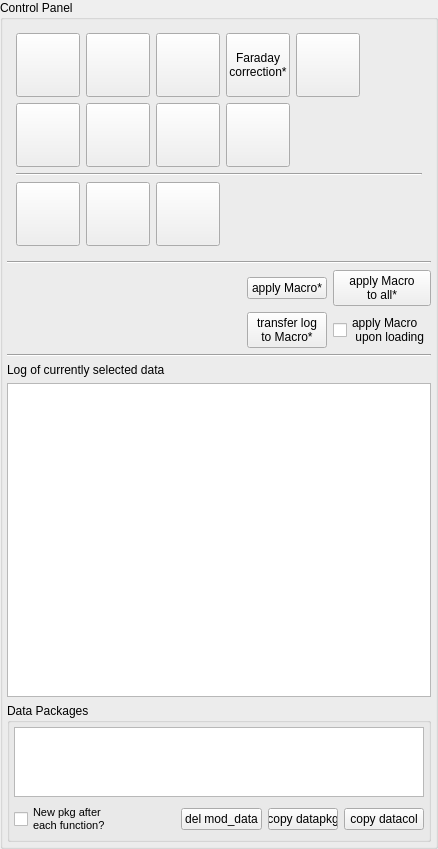
             <widget class="QGroupBox" name="hys_control_panel">
              <property name="sizePolicy">
               <sizepolicy hsizetype="Preferred" vsizetype="Preferred">
                <horstretch>4</horstretch>
                <verstretch>6</verstretch>
               </sizepolicy>
              </property>
              <property name="title">
               <string>Control Panel</string>
              </property>
              <layout class="QGridLayout" name="gridLayout_4">
               <property name="leftMargin">
                <number>4</number>
               </property>
               <property name="topMargin">
                <number>4</number>
               </property>
               <property name="rightMargin">
                <number>4</number>
               </property>
               <property name="bottomMargin">
                <number>4</number>
               </property>
               <item row="5" column="5">
                <widget class="QPushButton" name="pushButton_3">
                 <property name="text">
                  <string>apply Macro
to all*</string>
                 </property>
                </widget>
               </item>
               <item row="6" column="4">
                <widget class="QPushButton" name="pushButton">
                 <property name="text">
                  <string>transfer log
to Macro*</string>
                 </property>
                </widget>
               </item>
               <item row="6" column="5">
                <widget class="QCheckBox" name="checkBox">
                 <property name="text">
                  <string>apply Macro
 upon loading</string>
                 </property>
                </widget>
               </item>
               <item row="5" column="4">
                <widget class="QPushButton" name="pushButton_2">
                 <property name="text">
                  <string>apply Macro*</string>
                 </property>
                </widget>
               </item>
               <item row="0" column="1" colspan="5">
                <widget class="QWidget" name="hys_button_grid" native="true">
                 <layout class="QGridLayout" name="gridLayout_33">
                  <item row="0" column="0">
                   <widget class="InfoSettingsButton" name="btn_hys_del_outliers">
                    <property name="sizePolicy">
                     <sizepolicy hsizetype="Fixed" vsizetype="Fixed">
                      <horstretch>64</horstretch>
                      <verstretch>64</verstretch>
                     </sizepolicy>
                    </property>
                    <property name="minimumSize">
                     <size>
                      <width>64</width>
                      <height>64</height>
                     </size>
                    </property>
                    <property name="toolTip">
                     <string>Automatized deletion of outliers (del_outliers, not yet)</string>
                    </property>
                    <property name="text">
                     <string/>
                    </property>
                    <property name="icon">
                     <iconset resource="Icons/resources.qrc">
                      <normaloff>:/icons/icon_hys_del_outliers.png</normaloff>:/icons/icon_hys_del_outliers.png</iconset>
                    </property>
                    <property name="iconSize">
                     <size>
                      <width>64</width>
                      <height>64</height>
                     </size>
                    </property>
                   </widget>
                  </item>
                  <item row="0" column="3">
                   <widget class="InfoSettingsButton" name="btn_hys_faraday">
                    <property name="sizePolicy">
                     <sizepolicy hsizetype="Fixed" vsizetype="Fixed">
                      <horstretch>64</horstretch>
                      <verstretch>64</verstretch>
                     </sizepolicy>
                    </property>
                    <property name="minimumSize">
                     <size>
                      <width>64</width>
                      <height>64</height>
                     </size>
                    </property>
                    <property name="toolTip">
                     <string>Polynomially straightened saturation (poly_bkg_subtr)</string>
                    </property>
                    <property name="text">
                     <string>Faraday 
correction*</string>
                    </property>
                    <property name="iconSize">
                     <size>
                      <width>60</width>
                      <height>60</height>
                     </size>
                    </property>
                   </widget>
                  </item>
                  <item row="0" column="4">
                   <widget class="InfoSettingsButton" name="btn_hys_norm">
                    <property name="sizePolicy">
                     <sizepolicy hsizetype="Fixed" vsizetype="Fixed">
                      <horstretch>64</horstretch>
                      <verstretch>64</verstretch>
                     </sizepolicy>
                    </property>
                    <property name="minimumSize">
                     <size>
                      <width>64</width>
                      <height>64</height>
                     </size>
                    </property>
                    <property name="toolTip">
                     <string>Hysteresis normalization (hys_norm)</string>
                    </property>
                    <property name="text">
                     <string/>
                    </property>
                    <property name="icon">
                     <iconset resource="Icons/resources.qrc">
                      <normaloff>:/icons/icon_hys_norm.png</normaloff>:/icons/icon_hys_norm.png</iconset>
                    </property>
                    <property name="iconSize">
                     <size>
                      <width>64</width>
                      <height>64</height>
                     </size>
                    </property>
                   </widget>
                  </item>
                  <item row="0" column="1">
                   <widget class="InfoSettingsButton" name="btn_hys_rmv_opening">
                    <property name="sizePolicy">
                     <sizepolicy hsizetype="Fixed" vsizetype="Fixed">
                      <horstretch>64</horstretch>
                      <verstretch>64</verstretch>
                     </sizepolicy>
                    </property>
                    <property name="minimumSize">
                     <size>
                      <width>64</width>
                      <height>64</height>
                     </size>
                    </property>
                    <property name="toolTip">
                     <string>Removal of opening (rmv_opening)</string>
                    </property>
                    <property name="text">
                     <string/>
                    </property>
                    <property name="icon">
                     <iconset resource="Icons/resources.qrc">
                      <normaloff>:/icons/icon_hys_rmv_opening.png</normaloff>:/icons/icon_hys_rmv_opening.png</iconset>
                    </property>
                    <property name="iconSize">
                     <size>
                      <width>64</width>
                      <height>64</height>
                     </size>
                    </property>
                   </widget>
                  </item>
                  <item row="0" column="2">
                   <widget class="InfoSettingsButton" name="btn_hys_slope">
                    <property name="sizePolicy">
                     <sizepolicy hsizetype="Fixed" vsizetype="Fixed">
                      <horstretch>64</horstretch>
                      <verstretch>64</verstretch>
                     </sizepolicy>
                    </property>
                    <property name="minimumSize">
                     <size>
                      <width>64</width>
                      <height>64</height>
                     </size>
                    </property>
                    <property name="toolTip">
                     <string>Slope correction (slope_correction)</string>
                    </property>
                    <property name="text">
                     <string/>
                    </property>
                    <property name="icon">
                     <iconset resource="Icons/resources.qrc">
                      <normaloff>:/icons/icon_hys_slope_corr.png</normaloff>:/icons/icon_hys_slope_corr.png</iconset>
                    </property>
                    <property name="iconSize">
                     <size>
                      <width>64</width>
                      <height>64</height>
                     </size>
                    </property>
                   </widget>
                  </item>
                  <item row="1" column="3">
                   <widget class="InfoSettingsButton" name="btn_hys_integrate">
                    <property name="sizePolicy">
                     <sizepolicy hsizetype="Fixed" vsizetype="Fixed">
                      <horstretch>64</horstretch>
                      <verstretch>64</verstretch>
                     </sizepolicy>
                    </property>
                    <property name="minimumSize">
                     <size>
                      <width>64</width>
                      <height>64</height>
                     </size>
                    </property>
                    <property name="toolTip">
                     <string>Numerical integration of area in the Hysteresis (num_integrate)</string>
                    </property>
                    <property name="text">
                     <string/>
                    </property>
                    <property name="icon">
                     <iconset resource="Icons/resources.qrc">
                      <normaloff>:/icons/icon_hys_num_integral.png</normaloff>:/icons/icon_hys_num_integral.png</iconset>
                    </property>
                    <property name="iconSize">
                     <size>
                      <width>64</width>
                      <height>64</height>
                     </size>
                    </property>
                   </widget>
                  </item>
                  <item row="3" column="1">
                   <widget class="InfoSettingsButton" name="btn_hys_arctan_fit">
                    <property name="sizePolicy">
                     <sizepolicy hsizetype="Fixed" vsizetype="Fixed">
                      <horstretch>64</horstretch>
                      <verstretch>64</verstretch>
                     </sizepolicy>
                    </property>
                    <property name="minimumSize">
                     <size>
                      <width>64</width>
                      <height>64</height>
                     </size>
                    </property>
                    <property name="toolTip">
                     <string>Fit of hysteresis with an arctan (arctan_fit)</string>
                    </property>
                    <property name="text">
                     <string/>
                    </property>
                    <property name="icon">
                     <iconset resource="Icons/resources.qrc">
                      <normaloff>:/icons/icon_hys_ArctanEval.png</normaloff>:/icons/icon_hys_ArctanEval.png</iconset>
                    </property>
                    <property name="iconSize">
                     <size>
                      <width>64</width>
                      <height>64</height>
                     </size>
                    </property>
                   </widget>
                  </item>
                  <item row="3" column="2">
                   <widget class="InfoSettingsButton" name="btn_hys_darctan_fit">
                    <property name="sizePolicy">
                     <sizepolicy hsizetype="Fixed" vsizetype="Fixed">
                      <horstretch>64</horstretch>
                      <verstretch>64</verstretch>
                     </sizepolicy>
                    </property>
                    <property name="minimumSize">
                     <size>
                      <width>64</width>
                      <height>64</height>
                     </size>
                    </property>
                    <property name="toolTip">
                     <string>Fit of hysteresis with two arctan (darctan_fit)</string>
                    </property>
                    <property name="text">
                     <string/>
                    </property>
                    <property name="icon">
                     <iconset resource="Icons/resources.qrc">
                      <normaloff>:/icons/icon_hys_DoubleArctanEval.png</normaloff>:/icons/icon_hys_DoubleArctanEval.png</iconset>
                    </property>
                    <property name="iconSize">
                     <size>
                      <width>64</width>
                      <height>64</height>
                     </size>
                    </property>
                   </widget>
                  </item>
                  <item row="1" column="2">
                   <widget class="InfoSettingsButton" name="btn_hys_num_deriv">
                    <property name="sizePolicy">
                     <sizepolicy hsizetype="Fixed" vsizetype="Fixed">
                      <horstretch>64</horstretch>
                      <verstretch>64</verstretch>
                     </sizepolicy>
                    </property>
                    <property name="minimumSize">
                     <size>
                      <width>64</width>
                      <height>64</height>
                     </size>
                    </property>
                    <property name="toolTip">
                     <string>Numerical derivative of choosen data (num_derivative)</string>
                    </property>
                    <property name="text">
                     <string/>
                    </property>
                    <property name="icon">
                     <iconset resource="Icons/resources.qrc">
                      <normaloff>:/icons/icon_hys_num_derivative.png</normaloff>:/icons/icon_hys_num_derivative.png</iconset>
                    </property>
                    <property name="iconSize">
                     <size>
                      <width>64</width>
                      <height>64</height>
                     </size>
                    </property>
                   </widget>
                  </item>
                  <item row="3" column="0">
                   <widget class="InfoSettingsButton" name="btn_hys_lin_fit">
                    <property name="sizePolicy">
                     <sizepolicy hsizetype="Fixed" vsizetype="Fixed">
                      <horstretch>64</horstretch>
                      <verstretch>64</verstretch>
                     </sizepolicy>
                    </property>
                    <property name="minimumSize">
                     <size>
                      <width>64</width>
                      <height>64</height>
                     </size>
                    </property>
                    <property name="toolTip">
                     <string>Linear interpolation of important quantities (lin_fit)</string>
                    </property>
                    <property name="text">
                     <string/>
                    </property>
                    <property name="icon">
                     <iconset resource="Icons/resources.qrc">
                      <normaloff>:/icons/icon_hys_LinEval.png</normaloff>:/icons/icon_hys_LinEval.png</iconset>
                    </property>
                    <property name="iconSize">
                     <size>
                      <width>64</width>
                      <height>64</height>
                     </size>
                    </property>
                   </widget>
                  </item>
                  <item row="0" column="5" rowspan="2">
                   <spacer name="horizontalSpacer_7">
                    <property name="orientation">
                     <enum>Qt::Horizontal</enum>
                    </property>
                    <property name="sizeHint" stdset="0">
                     <size>
                      <width>40</width>
                      <height>20</height>
                     </size>
                    </property>
                   </spacer>
                  </item>
                  <item row="2" column="0" colspan="6">
                   <widget class="Line" name="line">
                    <property name="styleSheet">
                     <string notr="true"/>
                    </property>
                    <property name="lineWidth">
                     <number>1</number>
                    </property>
                    <property name="orientation">
                     <enum>Qt::Horizontal</enum>
                    </property>
                   </widget>
                  </item>
                  <item row="3" column="5">
                   <spacer name="horizontalSpacer_8">
                    <property name="orientation">
                     <enum>Qt::Horizontal</enum>
                    </property>
                    <property name="sizeHint" stdset="0">
                     <size>
                      <width>40</width>
                      <height>20</height>
                     </size>
                    </property>
                   </spacer>
                  </item>
                  <item row="1" column="0">
                   <widget class="InfoSettingsButton" name="btn_hys_center_signal">
                    <property name="sizePolicy">
                     <sizepolicy hsizetype="Fixed" vsizetype="Fixed">
                      <horstretch>64</horstretch>
                      <verstretch>64</verstretch>
                     </sizepolicy>
                    </property>
                    <property name="minimumSize">
                     <size>
                      <width>64</width>
                      <height>64</height>
                     </size>
                    </property>
                    <property name="toolTip">
                     <string>Center the signal as compensation of the VSM manipulation (hys_center). Otherwise normalization with preserving the Magnetization.</string>
                    </property>
                    <property name="text">
                     <string/>
                    </property>
                    <property name="icon">
                     <iconset resource="Icons/resources.qrc">
                      <normaloff>:/icons/icon_hys_center.png</normaloff>:/icons/icon_hys_center.png</iconset>
                    </property>
                    <property name="iconSize">
                     <size>
                      <width>64</width>
                      <height>64</height>
                     </size>
                    </property>
                   </widget>
                  </item>
                  <item row="1" column="1">
                   <widget class="InfoSettingsButton" name="btn_hys_smooth">
                    <property name="sizePolicy">
                     <sizepolicy hsizetype="Fixed" vsizetype="Fixed">
                      <horstretch>64</horstretch>
                      <verstretch>64</verstretch>
                     </sizepolicy>
                    </property>
                    <property name="minimumSize">
                     <size>
                      <width>64</width>
                      <height>64</height>
                     </size>
                    </property>
                    <property name="toolTip">
                     <string>Smoothing of data with a Savitzky-Golay filter (smoothing1d)</string>
                    </property>
                    <property name="text">
                     <string/>
                    </property>
                    <property name="icon">
                     <iconset resource="Icons/resources.qrc">
                      <normaloff>:/icons/icon_hys_noise_reduction.png</normaloff>:/icons/icon_hys_noise_reduction.png</iconset>
                    </property>
                    <property name="iconSize">
                     <size>
                      <width>64</width>
                      <height>64</height>
                     </size>
                    </property>
                   </widget>
                  </item>
                 </layout>
                </widget>
               </item>
               <item row="11" column="1" colspan="3">
                <widget class="QLabel" name="hys_label_loglist">
                 <property name="text">
                  <string>Log of currently selected data</string>
                 </property>
                </widget>
               </item>
               <item row="5" column="1" rowspan="2" colspan="3">
                <widget class="MacroStackedWidgetContainer" name="hys_macro_widget" native="true">
                 <property name="sizePolicy">
                  <sizepolicy hsizetype="Preferred" vsizetype="Preferred">
                   <horstretch>1</horstretch>
                   <verstretch>8</verstretch>
                  </sizepolicy>
                 </property>
                </widget>
               </item>
               <item row="3" column="1" colspan="5">
                <widget class="Line" name="line_3">
                 <property name="orientation">
                  <enum>Qt::Horizontal</enum>
                 </property>
                </widget>
               </item>
               <item row="10" column="1" colspan="5">
                <widget class="Line" name="line_2">
                 <property name="orientation">
                  <enum>Qt::Horizontal</enum>
                 </property>
                </widget>
               </item>
               <item row="13" column="1" colspan="5">
                <widget class="QListWidget" name="hys_loglist">
                 <property name="sizePolicy">
                  <sizepolicy hsizetype="Expanding" vsizetype="Expanding">
                   <horstretch>10</horstretch>
                   <verstretch>10</verstretch>
                  </sizepolicy>
                 </property>
                 <property name="styleSheet">
                  <string notr="true">QHeaderView::section {
        background-color: rgb(45, 55, 65);
}</string>
                 </property>
                 <property name="selectionBehavior">
                  <enum>QAbstractItemView::SelectColumns</enum>
                 </property>
                </widget>
               </item>
               <item row="14" column="1" colspan="5">
                <widget class="QGroupBox" name="hys_data_packages">
                 <property name="sizePolicy">
                  <sizepolicy hsizetype="Preferred" vsizetype="Preferred">
                   <horstretch>4</horstretch>
                   <verstretch>1</verstretch>
                  </sizepolicy>
                 </property>
                 <property name="title">
                  <string>Data Packages</string>
                 </property>
                 <layout class="QGridLayout" name="gridLayout_9">
                  <property name="leftMargin">
                   <number>4</number>
                  </property>
                  <property name="topMargin">
                   <number>4</number>
                  </property>
                  <property name="rightMargin">
                   <number>4</number>
                  </property>
                  <property name="bottomMargin">
                   <number>4</number>
                  </property>
                  <item row="1" column="0">
                   <widget class="QCheckBox" name="hys_new_data_flag">
                    <property name="font">
                     <font>
                      <pointsize>8</pointsize>
                     </font>
                    </property>
                    <property name="toolTip">
                     <string>Let every function create its own, new data package</string>
                    </property>
                    <property name="text">
                     <string>New pkg after 
each function?</string>
                    </property>
                   </widget>
                  </item>
                  <item row="0" column="0" colspan="5">
                   <widget class="ExportTableWidget" name="hys_table_datapkg">
                    <property name="sizePolicy">
                     <sizepolicy hsizetype="Expanding" vsizetype="Expanding">
                      <horstretch>5</horstretch>
                      <verstretch>0</verstretch>
                     </sizepolicy>
                    </property>
                    <property name="styleSheet">
                     <string notr="true">QHeaderView::section {
        background-color: rgb(45, 55, 65);
}</string>
                    </property>
                    <property name="selectionBehavior">
                     <enum>QAbstractItemView::SelectColumns</enum>
                    </property>
                   </widget>
                  </item>
                  <item row="1" column="4">
                   <widget class="QPushButton" name="hys_copy_datacol">
                    <property name="toolTip">
                     <string>copies the selected column(s) within the selected data package</string>
                    </property>
                    <property name="text">
                     <string>copy datacol</string>
                    </property>
                   </widget>
                  </item>
                  <item row="1" column="2">
                   <widget class="QPushButton" name="hys_del_mod_data">
                    <property name="sizePolicy">
                     <sizepolicy hsizetype="Minimum" vsizetype="Fixed">
                      <horstretch>0</horstretch>
                      <verstretch>1</verstretch>
                     </sizepolicy>
                    </property>
                    <property name="toolTip">
                     <string>Delete the choosen data package including log and results. Not possible for raw data</string>
                    </property>
                    <property name="text">
                     <string>del mod_data</string>
                    </property>
                   </widget>
                  </item>
                  <item row="1" column="3">
                   <widget class="QPushButton" name="hys_copy_datapkg">
                    <property name="sizePolicy">
                     <sizepolicy hsizetype="Fixed" vsizetype="Fixed">
                      <horstretch>0</horstretch>
                      <verstretch>0</verstretch>
                     </sizepolicy>
                    </property>
                    <property name="minimumSize">
                     <size>
                      <width>70</width>
                      <height>0</height>
                     </size>
                    </property>
                    <property name="toolTip">
                     <string>Takes the selected datapackage and creates an identical copy</string>
                    </property>
                    <property name="text">
                     <string>copy datapkg</string>
                    </property>
                   </widget>
                  </item>
                  <item row="1" column="1">
                   <spacer name="horizontalSpacer_12">
                    <property name="orientation">
                     <enum>Qt::Horizontal</enum>
                    </property>
                    <property name="sizeHint" stdset="0">
                     <size>
                      <width>40</width>
                      <height>20</height>
                     </size>
                    </property>
                   </spacer>
                  </item>
                 </layout>
                </widget>
               </item>
              </layout>
             </widget>
